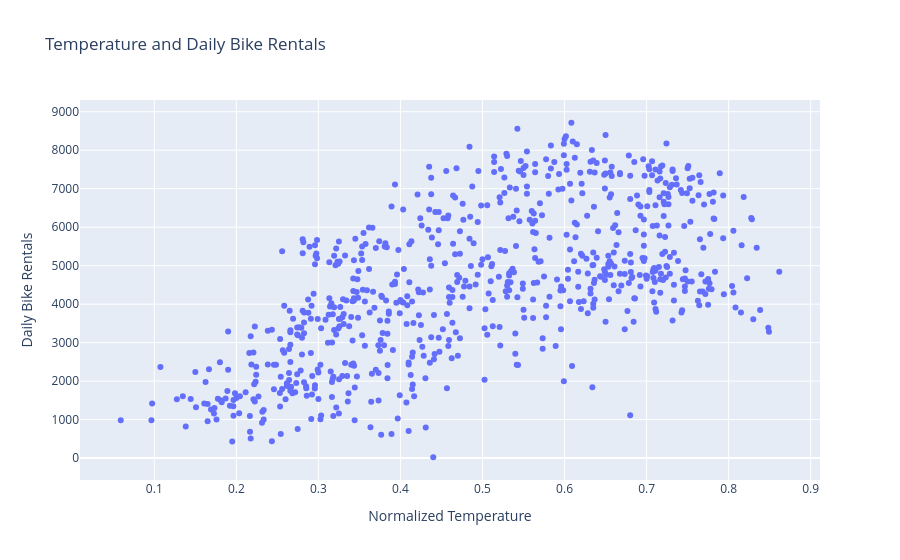

Notebook code cell kept with this figure:
### Markdown cell above
## The Setting

We are studying demand for a bike-sharing system.

Temperature appears to be related to the number of bikes rented, but how flexible should the prediction model be?

A simple model may fail to capture important structure. A very flexible model may fit the observed training data extremely well but perform poorly on new observations.

Our goal is therefore not simply to find the model that best fits the training data. We want a model that **generalizes**.

we focus on:

| Variable | Description |
|---|---|
| `temp` | Normalized daily temperature |
| `cnt` | Total number of bike rentals during the day |

We compare three models:

| Model | Flexibility |
|---|---|
| Linear Regression | Low |
| Polynomial Regression, Degree 9 | High, Global |
| Cubic Spline, 7 Knots | High, Local |

### Code cell
import pandas as pd
import numpy as np
import plotly.express as px
import plotly.graph_objects as go

from sklearn.model_selection import train_test_split
from sklearn.pipeline import Pipeline
from sklearn.preprocessing import (
    StandardScaler,
    PolynomialFeatures,
    SplineTransformer
)
from sklearn.linear_model import LinearRegression
from sklearn.metrics import mean_squared_error
from sklearn.base import clone

import io
import zipfile
import requests

# Bike Sharing daily data
url = (
    "https://archive.ics.uci.edu/ml/"
    "machine-learning-databases/00275/"
    "Bike-Sharing-Dataset.zip"
)

response = requests.get(url)

with zipfile.ZipFile(io.BytesIO(response.content)) as z:
    bike = pd.read_csv(z.open("day.csv"))

bike = bike[["temp", "cnt"]].dropna().copy()

print("Number of days:", len(bike))
display(bike.head())

fig = px.scatter(
    bike,
    x="temp",
    y="cnt",
    labels={
        "temp": "Normalized Temperature",
        "cnt": "Daily Bike Rentals"
    },
    title="Temperature and Daily Bike Rentals"
)

fig.show()

### Figure 1 — Plotly figure (JSON) as saved in the notebook; plotly's stock layout.template omitted (floating-point values rounded to 4 significant figures; data arrays with more than 128 entries replaced by an {"elided": "..."} marker saying what was removed)
{"data": [{"hovertemplate": "Normalized Temperature=%{x}<br>Daily Bike Rentals=%{y}<extra></extra>", "legendgroup": "", "marker": {"color": "#636efa", "symbol": "circle"}, "mode": "markers", "name": "", "orientation": "v", "showlegend": false, "type": "scatter", "x": {"elided": "731 float values"}, "xaxis": "x", "y": {"elided": "731 int values"}, "yaxis": "y"}], "layout": {"legend": {"tracegroupgap": 0}, "title": {"text": "Temperature and Daily Bike Rentals"}, "xaxis": {"anchor": "y", "domain": [0, 1], "title": {"text": "Normalized Temperature"}}, "yaxis": {"anchor": "x", "domain": [0, 1], "title": {"text": "Daily Bike Rentals"}}}}
